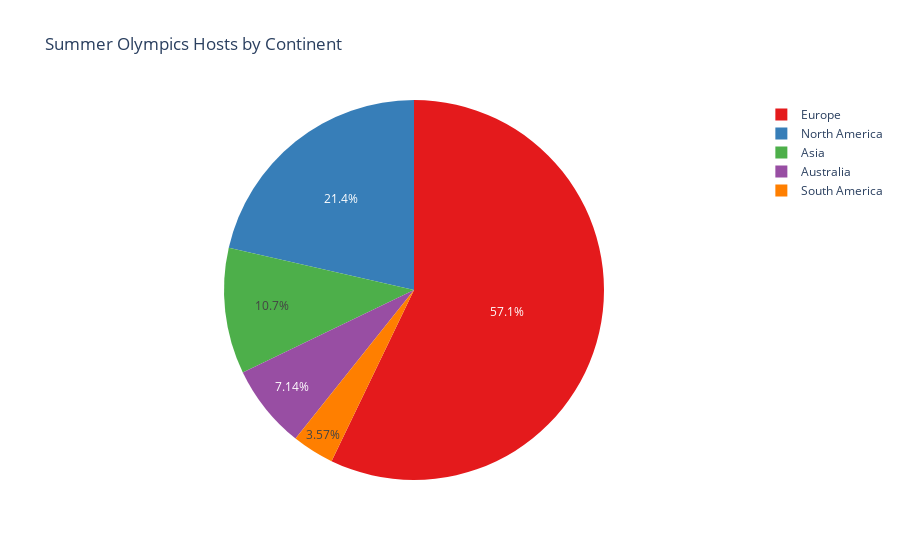

Notebook cell for this chart:
### Code cell
import plotly.express as px

# Pie Chart for Summer Olympics
fig = px.pie(summer_olympics, names="Continent", values="Count",
             title="Summer Olympics Hosts by Continent",
             color_discrete_sequence=px.colors.qualitative.Set1)
fig.show()

### Figure 1 — Plotly figure (JSON) as saved in the notebook; plotly's stock layout.template omitted (floating-point values rounded to 4 significant figures)
{"data": [{"domain": {"x": [0, 1], "y": [0, 1]}, "hovertemplate": "Continent=%{label}<br>Count=%{value}<extra></extra>", "labels": ["Europe", "North America", "Asia", "Australia", "South America"], "legendgroup": "", "name": "", "showlegend": true, "type": "pie", "values": [16, 6, 3, 2, 1]}], "layout": {"legend": {"tracegroupgap": 0}, "piecolorway": ["rgb(228,26,28)", "rgb(55,126,184)", "rgb(77,175,74)", "rgb(152,78,163)", "rgb(255,127,0)", "rgb(255,255,51)", "rgb(166,86,40)", "rgb(247,129,191)", "rgb(153,153,153)"], "title": {"text": "Summer Olympics Hosts by Continent"}}}
